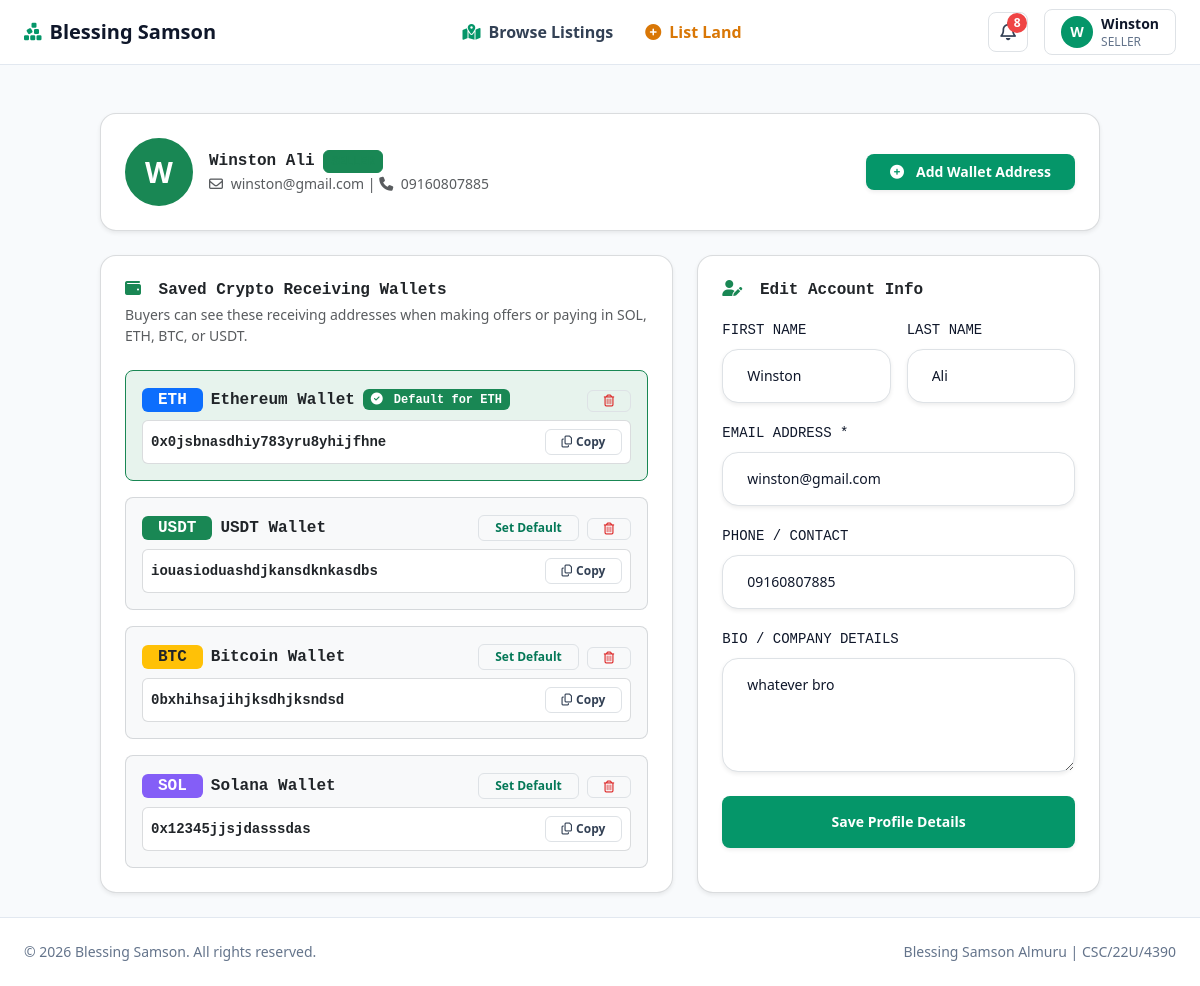
The app's page /profile/ (signed in) with its own data.
### app/models/__init__.py (models this page shows, shortened)
class User(AbstractUser):
    role = models.CharField(max_length=20, choices=UserRole.choices, default=UserRole.BUYER)
    phone = models.CharField(max_length=24, blank=True)
    crypto_wallet_address = models.CharField(max_length=128, blank=True, help_text="Web3 Wallet Address (ETH, SOL, BTC, USDT)")
    profile_picture = models.ImageField(upload_to='profiles/', blank=True, null=True)
    bio = models.TextField(blank=True)
    is_verified_seller = models.BooleanField(default=False)
    def is_buyer(self):
        return self.role == UserRole.BUYER
    def is_seller(self):
        return self.role == UserRole.SELLER or self.is_superuser
    def is_admin_user(self):
        return self.role == UserRole.ADMIN or self.is_superuser or self.is_staff
    @property
    def get_avatar_url(self):
        if self.profile_picture:
            return self.profile_picture.url
        return None

class SellerWallet(models.Model):
    class Currency(models.TextChoices):
        ETH = 'ETH', 'Ethereum (ETH)'
        SOL = 'SOL', 'Solana (SOL)'
        BTC = 'BTC', 'Bitcoin (BTC)'
        USDT = 'USDT', 'Tether (USDT)'
        NGN = 'NGN', 'Naira (NGN)'
        BNB = 'BNB', 'BNB Smart Chain (BNB)'
        MATIC = 'MATIC', 'Polygon (MATIC)'
        OTHER = 'OTHER', 'Other Crypto'
    user = models.ForeignKey(User, on_delete=models.CASCADE, related_name='saved_wallets')
    label = models.CharField(max_length=100, help_text="Wallet Label (e.g. Primary ETH Treasury, Solana Cold Storage, Business BTC)")
    currency = models.CharField(max_length=20, choices=Currency.choices, default=Currency.ETH)
    wallet_address = models.CharField(max_length=128)
    is_default = models.BooleanField(default=False, help_text="Set as default wallet for this currency")
    created_at = models.DateTimeField(auto_now_add=True)
    class Meta:
        ordering = ['-is_default', '-created_at']

### app/views/profile_views.py (the view, shortened to what this page needs)
# urls.py: path('profile/', views.profile_view, name='profile'),
@login_required
def profile_view(request):
    profile_form = UserProfileUpdateForm(instance=request.user)
    wallet_form = SellerWalletForm()
    saved_wallets = request.user.saved_wallets.all()
    context = {
        'form': profile_form,
        'wallet_form': wallet_form,
        'saved_wallets': saved_wallets,
    }
    return render(request, 'app/profile_edit.html', context)

### app/forms/profile_forms.py
class UserProfileUpdateForm(forms.ModelForm):
    class Meta:
        model = User
        fields = ['first_name', 'last_name', 'email', 'phone', 'profile_picture', 'bio']
        widgets = {
            'first_name': forms.TextInput(attrs={'class': TAILWIND_INPUT}),
            'last_name': forms.TextInput(attrs={'class': TAILWIND_INPUT}),
            'email': forms.EmailInput(attrs={'class': TAILWIND_INPUT}),
            'phone': forms.TextInput(attrs={'class': TAILWIND_INPUT}),
            'profile_picture': forms.FileInput(attrs={'class': TAILWIND_INPUT}),
            'bio': forms.Textarea(attrs={'class': TAILWIND_INPUT, 'rows': 4}),
        }

class SellerWalletForm(forms.ModelForm):
    label = forms.CharField(
        required=False,
        widget=forms.TextInput(attrs={'class': TAILWIND_INPUT, 'placeholder': 'e.g. Ethereum Wallet, Solana Wallet (Optional)'})
    )
    class Meta:
        model = SellerWallet
        fields = ['currency', 'wallet_address', 'label', 'is_default']
        widgets = {
            'currency': forms.Select(attrs={'class': TAILWIND_SELECT, 'id': 'id_wallet_currency'}),
            'wallet_address': forms.TextInput(attrs={'class': TAILWIND_INPUT + ' font-monospace', 'placeholder': '0x... or Solana/BTC address'}),
            'is_default': forms.CheckboxInput(attrs={'class': 'h-4 w-4 rounded border-slate-300 text-emerald-600 focus:ring-emerald-500'}),
        }

### templates/app/profile_edit.html (shortened to what this page needs)
{% extends 'base.html' %}
{% load static %}
{% block content %}
<div class="container py-4">
  <div class="p-4 rounded-4 shadow-sm bg-white border border-secondary border-opacity-25 mb-4">
    <div class="d-flex flex-column flex-md-row align-items-start align-items-md-center justify-content-between gap-3">
      <div class="d-flex align-items-center gap-3">
        {% if user.get_avatar_url %}
        <img src="{{ user.get_avatar_url }}" class="rounded-circle border border-2 border-success p-1" width="68" height="68" alt="Avatar">
        {% else %}
        <div class="rounded-circle bg-success text-white fw-bold d-flex align-items-center justify-content-center border border-2 border-success p-1" style="width: 68px; height: 68px; font-size: 1.8rem;">
          {{ user.username|slice:":1"|upper }}
        </div>
        {% endif %}
        <div>
          <div class="d-flex align-items-center gap-2">
            <h3 class="font-monospace text-dark fw-bold mb-0">{{ user.first_name }} {{ user.last_name|default:user.username }}</h3>
            <span class="badge bg-success bg-opacity-15 text-success border border-success border-opacity-30 text-uppercase font-monospace">
            </span>
          </div>
          <p class="text-muted small mb-0"><i class="fa-regular fa-envelope me-1"></i> {{ user.email }} | <i class="fa-solid fa-phone me-1"></i> {{ user.phone|default:"No phone added" }}</p>
        </div>
      </div>
      <button type="button" class="inline-flex items-center gap-2 rounded-lg bg-emerald-600 px-4 py-2 text-sm font-semibold text-white shadow-sm transition hover:bg-emerald-700 focus:outline-none focus:ring-2 focus:ring-emerald-500 focus:ring-offset-2" data-bs-toggle="modal" data-bs-target="#addWalletModal">
        <i class="fa-solid fa-plus-circle me-1"></i> Add Wallet Address
      </button>
    </div>
  </div>
  <div class="row g-4">
    <div class="col-lg-7">
      <div class="p-4 rounded-4 shadow-sm bg-white border border-secondary border-opacity-25 h-100">
        <div class="d-flex align-items-center justify-content-between mb-4 flex-wrap gap-2">
          <div>
            <h4 class="font-monospace text-dark fw-bold mb-1">
              <i class="fa-solid fa-wallet text-success me-2"></i> Saved Crypto Receiving Wallets
            </h4>
            <p class="text-muted small mb-0">Buyers can see these receiving addresses when making offers or paying in SOL, ETH, BTC, or USDT.</p>
          </div>
        </div>
        <div class="d-flex flex-column gap-3">
          {% for wallet in saved_wallets %}
          <div class="p-3 rounded-3 border {% if wallet.is_default %}border-success bg-success bg-opacity-10{% else %}border-secondary border-opacity-25 bg-light{% endif %} transition-all">
            <div class="d-flex align-items-center justify-content-between mb-2 flex-wrap gap-2">
              <div class="d-flex align-items-center gap-2">
                <span class="badge {% if wallet.currency == 'SOL' %}bg-purple text-white{% elif wallet.currency == 'ETH' %}bg-primary{% elif wallet.currency == 'BTC' %}bg-warning text-dark{% elif wallet.currency == 'USDT' %}bg-success text-white{% else %}bg-secondary{% endif %} font-monospace fs-6 px-3 py-1" style="{% if wallet.currency == 'SOL' %}background: #845ef7;{% endif %}">
                  {{ wallet.currency }}
                </span>
                <span class="fw-bold font-monospace text-dark fs-6">{{ wallet.label }}</span>
                {% if wallet.is_default %}
                <span class="badge bg-success font-monospace small"><i class="fa-solid fa-circle-check me-1"></i> Default for {{ wallet.currency }}</span>
                {% endif %}
              </div>
              <div class="d-flex align-items-center gap-2">
                {% if not wallet.is_default %}
                <form method="POST" class="d-inline">
                  <button type="submit" class="inline-flex items-center rounded-md border border-emerald-600 px-3 py-1 text-xs font-semibold text-emerald-700 transition hover:bg-emerald-50 focus:outline-none focus:ring-2 focus:ring-emerald-500 focus:ring-offset-2">
                    Set Default
                  </button>
                </form>
                {% endif %}
                <form method="POST" class="d-inline" onsubmit="return confirm('Remove wallet {{ wallet.label }}?');">
                  <button type="submit" class="inline-flex items-center rounded-md border border-red-300 px-3 py-1 text-xs font-semibold text-red-600 transition hover:bg-red-50 focus:outline-none focus:ring-2 focus:ring-red-500 focus:ring-offset-2" title="Delete Wallet">
                    <i class="fa-regular fa-trash-can"></i>
                  </button>
                </form>
              </div>
            </div>
            <div class="d-flex align-items-center justify-content-between bg-white p-2 rounded border border-secondary border-opacity-25 mt-2">
              <span class="font-monospace text-dark small fw-semibold text-break me-2">{{ wallet.wallet_address }}</span>
              <button type="button" class="inline-flex shrink-0 items-center rounded-md border border-slate-300 bg-white px-3 py-1 text-xs font-semibold text-slate-700 transition hover:bg-slate-50 focus:outline-none focus:ring-2 focus:ring-emerald-500 focus:ring-offset-2" onclick="copyTextToClipboard('{{ wallet.wallet_address }}', this)">
                <i class="fa-regular fa-copy me-1"></i> Copy
              </button>
            </div>
          </div>
          {% endfor %}
        </div>
      </div>
    </div>
    <div class="col-lg-5">
      <div class="p-4 rounded-4 shadow-sm bg-white border border-secondary border-opacity-25 h-100">
        <h4 class="font-monospace text-dark fw-bold mb-3">
          <i class="fa-solid fa-user-pen text-success me-2"></i> Edit Account Info
        </h4>
        <form method="POST" enctype="multipart/form-data">
          <div class="row g-3 mb-3">
            <div class="col-6">
              <label class="form-label font-monospace small">FIRST NAME</label>
              {{ form.first_name }}
            </div>
            <div class="col-6">
              <label class="form-label font-monospace small">LAST NAME</label>
              {{ form.last_name }}
            </div>
          </div>
          <div class="mb-3">
            <label class="form-label font-monospace small">EMAIL ADDRESS *</label>
            {{ form.email }}
          </div>
          <div class="mb-3">
            <label class="form-label font-monospace small">PHONE / CONTACT</label>
            {{ form.phone }}
          </div>
          <div class="mb-4">
            <label class="form-label font-monospace small">BIO / COMPANY DETAILS</label>
            {{ form.bio }}
          </div>
          <button type="submit" class="inline-flex w-full items-center justify-center rounded-lg bg-emerald-600 px-4 py-3 text-sm font-semibold text-white shadow-sm transition hover:bg-emerald-700 focus:outline-none focus:ring-2 focus:ring-emerald-500 focus:ring-offset-2">
            Save Profile Details
          </button>
        </form>
      </div>
    </div>
  </div>
</div>
{% endblock %}

### templates/navbar.html (shortened to what this page needs)
<nav class="sticky top-0 z-50 border-b border-slate-200 bg-white">
  <div class="mx-auto max-w-7xl px-4 sm:px-6 lg:px-8">
    <div class="flex h-16 items-center justify-between">
      <a href="{% url 'app:home' %}" class="flex items-center gap-2 text-xl font-bold text-slate-900 transition hover:text-emerald-600">
        <i class="fa-solid fa-cubes-stacked text-emerald-600"></i>
        <span>Blessing Samson</span>
      </a>
      <div class="hidden items-center gap-8 md:flex">
        <a href="{% url 'app:land_list' %}" class="flex items-center gap-2 font-semibold text-slate-700 transition hover:text-emerald-600">
          <i class="fa-solid fa-map-location-dot text-emerald-600"></i> Browse Listings
        </a>
        {% if user.is_authenticated and user.is_seller %}
        <a href="{% url 'app:create_land' %}" class="flex items-center gap-2 font-bold text-amber-600 transition hover:text-amber-700">
          <i class="fa-solid fa-plus-circle"></i> List Land
        </a>
        {% endif %}
      </div>
      <div class="hidden items-center gap-3 md:flex md:gap-4">
        {% if user.is_authenticated %}
          <div class="relative">
            <button class="notification-btn relative inline-flex h-10 w-10 items-center justify-center rounded-lg border border-slate-200 bg-white text-slate-700 transition hover:border-emerald-300 hover:bg-emerald-50" aria-label="Notifications">
              <i class="fa-regular fa-bell text-lg"></i>
              {% if unread_notifications_count > 0 %}
              <span class="absolute right-0 top-0 inline-flex h-5 w-5 items-center justify-center rounded-full bg-red-500 text-xs font-bold text-white">
                {{ unread_notifications_count }}
              </span>
              {% endif %}
            </button>
          </div>
          <div class="relative">
            <button class="user-menu-btn inline-flex items-center gap-2 rounded-lg border border-slate-200 bg-white px-3 py-1 transition hover:bg-slate-50" aria-label="User menu">
              {% if user.get_avatar_url %}
              <img src="{{ user.get_avatar_url }}" class="h-8 w-8 rounded-full object-cover" alt="Avatar">
              {% else %}
              <div class="flex h-8 w-8 items-center justify-center rounded-full bg-emerald-600 text-sm font-bold text-white">
                {{ user.username|slice:":1"|upper }}
              </div>
              {% endif %}
              <div class="hidden flex-col items-start lg:flex">
                <span class="text-sm font-semibold text-slate-900">{{ user.first_name|default:user.username }}</span>
                <span class="text-xs font-medium uppercase text-slate-500">{{ user.get_role_display }}</span>
              </div>
            </button>
          </div>
        {% endif %}
      </div>
    </div>
  </div>
</nav>

### records on screen
User: username "W", first_name "Winston", role "SELLER", last_name "Ali", email "winston@gmail.com", phone "09160807885", bio "whatever bro"
SellerWallet: currency "ETH", label "Ethereum Wallet", wallet_address "0x0jsbnasdhiy783yru8yhijfhne"
SellerWallet: currency "USDT", label "USDT Wallet", wallet_address "iouasioduashdjkansdknkasdbs"
SellerWallet: currency "BTC", label "Bitcoin Wallet", wallet_address "0bxhihsajihjksdhjksndsd"
SellerWallet: currency "SOL", label "Solana Wallet", wallet_address "0x12345jjsjdasssdas"

### other values on screen
{{ unread_notifications_count }} "8"
